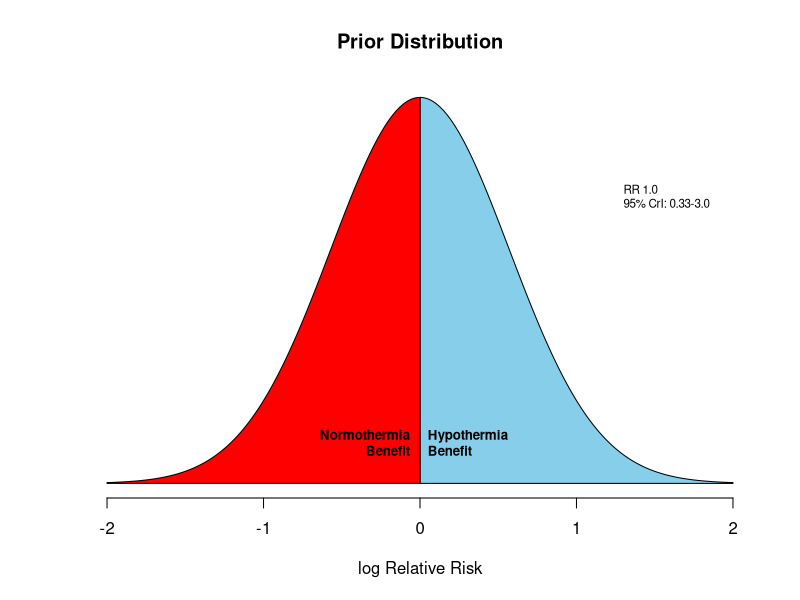
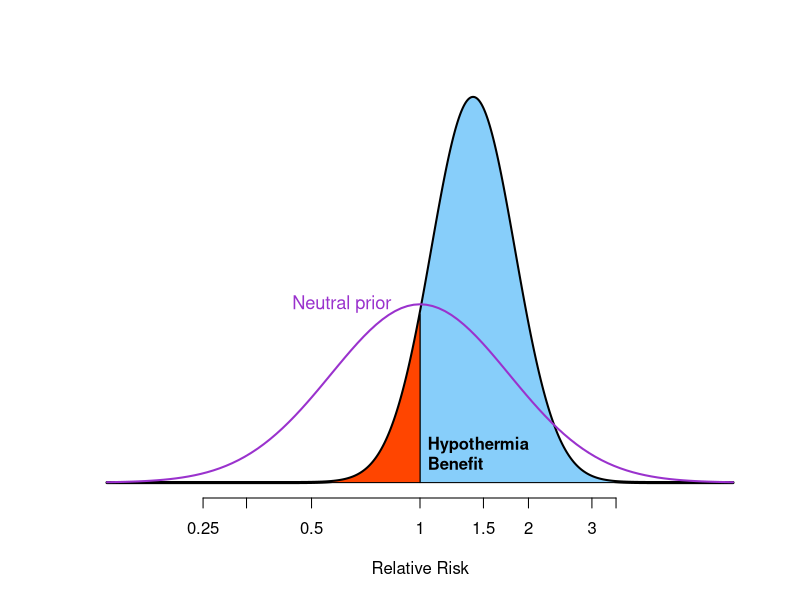
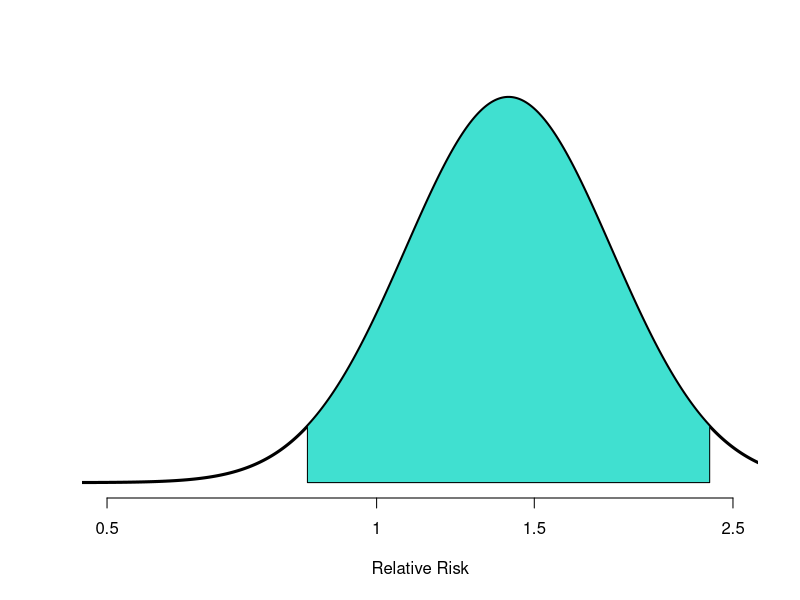
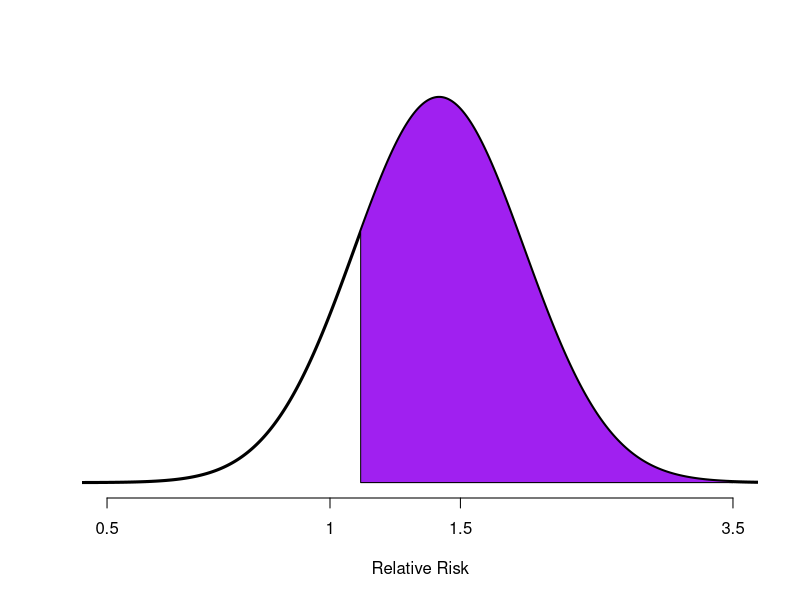

Generate these figures, in order, with R:
#code to create normal curves
colorArea <- function(from, to, density, ..., col="blue", dens=NULL){
  y_seq <- seq(from, to, length.out=500)
  d <- c(0, density(y_seq, ...), 0)
  polygon(c(from, y_seq, to), d, col=col, density=dens)
}

# PLOTTING POSTERIOR & PRIOR  ------------------
#-----------------------------
###NEUTRAL PRIOR w/ 95% CrI: 0.5-2.0
#-----------------------------
r1<-1.54
r2<-2.76
obsmu<-log(r1)
obssd<-(log(r2)-log(r1))/1.96

exp(obsmu+1.96*obssd)
exp(obsmu-1.96*obssd)

priormu1<-log(1)
# priorsd1<-log(2)/(1.96)
priorsd1<-0.57

postvar1<-1/(1/priorsd1^2+1/obssd^2)
postmu1<-(priormu1/(priorsd1^2)+obsmu/(obssd^2))*postvar1

exp(qnorm(c(0.5,.025,.975),mean=postmu1, sd=sqrt(postvar1)))

pnorm(0,mean=postmu1,sd=sqrt(postvar1),lower=F)
pnorm(log(1.1),mean=postmu1,sd=sqrt(postvar1),lower=F)

# pdf(file="PosteriorEx.pdf",height=6,width=8)

# PRIOR PLOT -------
#no box around graph
x<-seq(-2,2,length=4000)
# y<-exp(dnorm(x,mean=postmu1, sd=sqrt(postvar1)))
y2<-(dnorm(x,mean=priormu1, sd=priorsd1))
# 
png("C:/Users/cpedroza/OneDrive - UTHealth Houston/AdvStudyDesign/2024/Week2/plot1.png",height = 4,width = 6.5,units="in",res=300)
plot((x),y2,ylab=" ",yaxt='n',
     xlab="log Relative Risk",bty="n",lwd=2,cex=1.1,type="n",main="Prior Distribution" )
# lines(exp(x),y2,lty=3,lwd=3)
colorArea(from=0, to=2, dnorm, mean=priormu1, sd=priorsd1, col="skyblue")
colorArea(from=-2, to=0, dnorm, mean=priormu1, sd=priorsd1, col="red")
text(-.04,.05,"Normothermia \nBenefit ",cex=.8,adj = c(1,0),font=2)
text(0.05,.05,"Hypothermia \nBenefit ",cex=.8,adj = c(0,0),font=2)
text(1.3,.5,"RR 1.0 \n95% CrI: 0.33-3.0 ",cex=.7,adj = c(0,0),font=1)

dev.off()


# 
# png("G:/My Drive/ClinicalTrialsMedSchool/2021/plot2.png",height = 400,width = 500)
# plot(exp(x),y,ylab=" ",yaxt='n',
#      xlab="Hazard Ratio",bty="n",lwd=2,cex=1.2 )
# lines(exp(x),y2,lty=3,lwd=3)
# dev.off()
# 
#abline(v=0)

x<-seq(-2,2,length=4000)
y<-(dnorm(x,mean=postmu1, sd=sqrt(postvar1)))
y2<-(dnorm(x,mean=priormu1, sd=priorsd1))

png("C:/Users/cpedroza/OneDrive - UTHealth Houston/AdvStudyDesign/2024/Week2/plot3.png",height = 5.5,width = 7.5,units="in",res=300)

plot((x),y,ylab=" ",yaxt='n',xaxt='n',
     xlab="Relative Risk",bty="n",type="l",lwd=3)
# lines((x),y2,lty=3,lwd=3)
axis(1, at=log(c(.25,.33,.5,1,1.5,2,3,3.5)),labels=c(.25,0.33,.5,1,1.5,2,3,3.5))

colorArea(from=0, to=2, (dnorm), mean=postmu1, sd=sqrt(postvar1), col="lightskyblue")
# dev.off()

#rest of curve shaded different color
colorArea(from=-2, to=0, dnorm, mean=postmu1, sd=sqrt(postvar1), col="orangered")
text(0.05,.05,"Hypothermia \nBenefit ",cex=1,adj = c(0,0),font=2)
# text(0.02,.06,"Harm ",cex=1,adj = c(0,0),font=2)

curve(dnorm(x,mean=priormu1, sd=priorsd1),-2,2,ylab=" ",yaxt='n',
      xlab="",bty="n",add=T,col="darkorchid3",lwd=2)
text(-0.5,.7,"Neutral prior",cex=1.1,font=1,col="darkorchid3")

dev.off()

png("C:/Users/cpedroza/OneDrive - UTHealth Houston/AdvStudyDesign/2024/Week2/plot4.png",height = 5.5,width = 7.50,units="in",res=300)

plot((x),y,ylab=" ",yaxt='n',xaxt='n',
     xlab="Relative Risk",bty="n",type="l",lwd=3,xlim=c(log(.5),log(2.5)))
# lines((x),y2,lty=3,lwd=3)
axis(1, at=log(c(.5,1,1.5,2.5)),labels=c(.5,1,1.5,2.5))


qs<-qnorm(c(.025,.975),mean=postmu1, sd=sqrt(postvar1))
colorArea(from=qs[1], to=qs[2], (dnorm), mean=postmu1, sd=sqrt(postvar1), col="turquoise")
# dev.off()
dev.off()

png("C:/Users/cpedroza/OneDrive - UTHealth Houston/AdvStudyDesign/2024/Week2/plot5.png",height = 5,width = 7,units="in",res=300)

plot((x),y,ylab=" ",yaxt='n',xaxt='n',
     xlab="Relative Risk",bty="n",type="l",lwd=3,xlim=c(log(.5),log(3.5)))
# lines((x),y2,lty=3,lwd=3)
axis(1, at=log(c(.5,1,1.5,3.5)),labels=c(.5,1,1.5,3.5))

colorArea(from=log(1.1), to=log(3.5), (dnorm), mean=postmu1, sd=sqrt(postvar1), col="purple")
# dev.off()
dev.off()